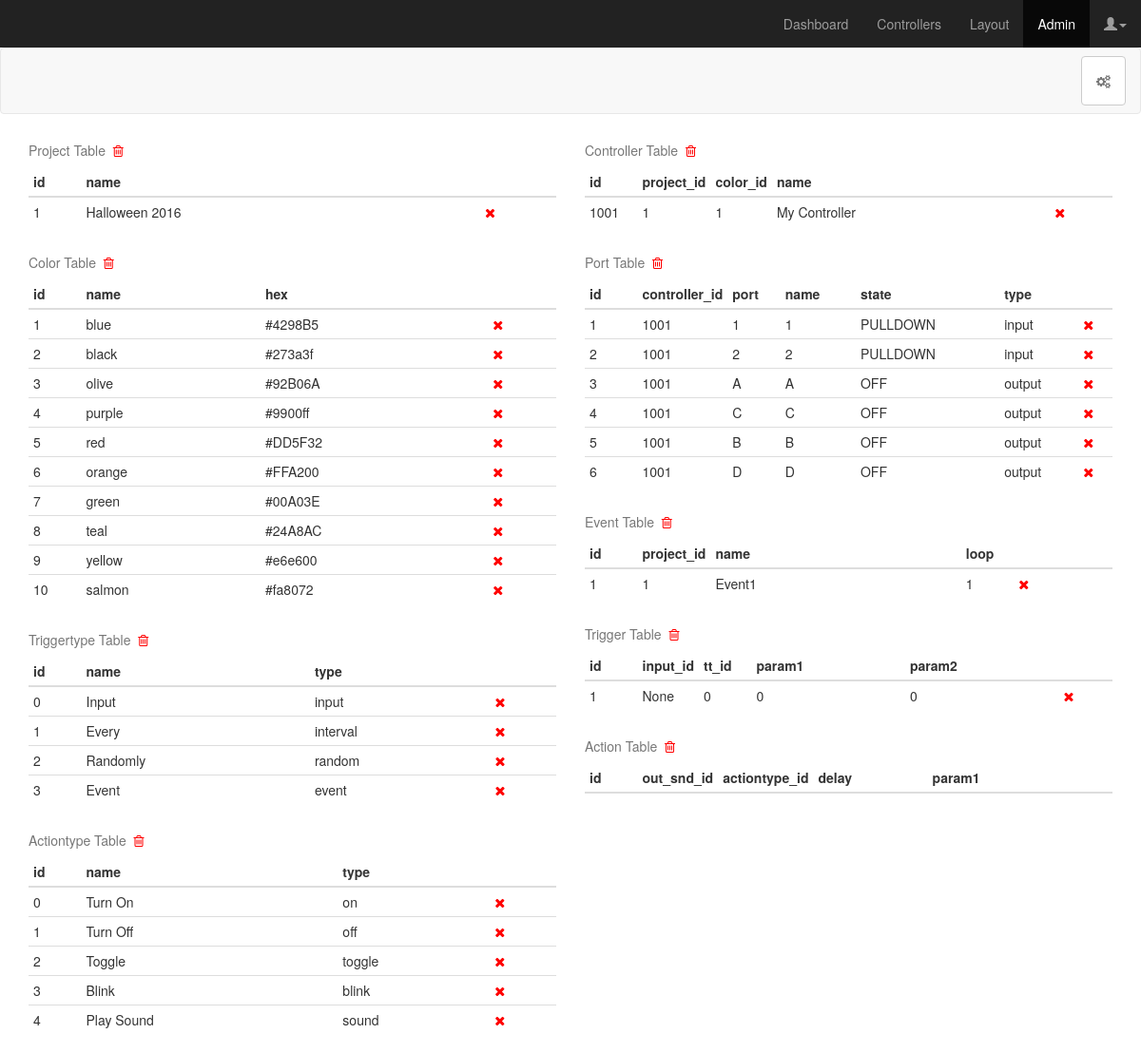
The page /admin on the database its author committed.
### app/models.py (models this page shows, shortened)
class Project(db.Model):
	id = db.Column(db.Integer, primary_key=True)
	name = db.Column(db.String(49), unique=True)
	controller = db.relationship('Controller', backref='controlelr', lazy='dynamic')
	event = db.relationship('Event', backref='event', lazy='dynamic')
	@property
	def serialize(self):
		return{
			'id': self.id,
			'name': self.name
		}

class Color(db.Model):
	id = db.Column(db.Integer, primary_key=True)
	name = db.Column(db.String(8))
	hex = db.Column(db.String(8))
	@property
	def serialize(self):
		return{
			'id': self.id,
			'name': self.name,
			'hex': self.hex
		}

class Triggertype(db.Model):
	id = db.Column(db.Integer, primary_key=True)
	type = db.Column(db.String(10))
	name = db.Column(db.String(25))
	@property
	def serialize(self):
		return {
			'id': self.id,
			'name': self.name,
			'type': self.type
		}

class Actiontype(db.Model):
	id = db.Column(db.Integer, primary_key=True)
	type = db.Column(db.String(10))
	name = db.Column(db.String(25))
	@property
	def serialize(self):
		return{
			'id': self.id,
			'name': self.name,
			'type': self.type
		}

class Controller(db.Model):
	id = db.Column(db.Integer, primary_key=True)
	project_id = db.Column(db.Integer, db.ForeignKey('project.id'))
	color_id = db.Column(db.Integer, db.ForeignKey('color.id'))
	name = db.Column(db.String(25), unique=True)
	ports = db.relationship('Port', backref='controller')
	def get_port(self, port):
		try:
			for p in self.ports:
				if p.port == port:
					return p
			NotFound = namedtuple('NotFound', 'id name state')
			p = NotFound(id='<NOT_FOUND>', name='<NOT_FOUND>', state='<NOT_FOUND>')
			return p
		except:
			return 0
	@property
	def serialize(self):
		return {
			'controller_id': self.id,
			'project_id': self.project_id,
			'controllername': self.name,
			'controllercolor': self.color_id,
			'input1_id': self.get_port('1').id,
			'input1name': self.get_port('1').name,
			'input1state': self.get_port('1').state,
			'input2_id': self.get_port('2').id,
			'input2name': self.get_port('2').name,
			'input2state': self.get_port('2').state,
			'outputA_id': self.get_port('A').id,
			'outputAname': self.get_port('A').name,
			'outputAstate': self.get_port('A').state,
			'outputB_id': self.get_port('B').id,
			'outputBname': self.get_port('B').name,
			'outputBstate': self.get_port('B').state,
			'outputC_id': self.get_port('C').id,
			'outputCname': self.get_port('C').name,
			'outputCstate': self.get_port('C').state,
			'outputD_id': self.get_port('D').id,
			'outputDname': self.get_port('D').name,
			'outputDstate': self.get_port('D').state,
		}

class Port(db.Model):
	id = db.Column(db.Integer, primary_key=True)
	controller_id = db.Column(db.Integer, db.ForeignKey('controller.id'))
	port = db.Column(db.String(2))
	name = db.Column(db.String(25))
	state = db.Column(db.String(10))
	type = db.Column(db.String(8))
	@property
	def serialize(self):
		return {
			'id': self.id,
			'cid': self.controller_id,
			'cname': self.controller.name,
			'port': self.port,
			'name': self.name,
			'state': self.state,
			'type': self.type,
			'color_id': self.controller.color_id
		}

class Event(db.Model):
	id = db.Column(db.Integer, primary_key=True)
	project_id = db.Column(db.Integer, db.ForeignKey('project.id'))
	name = db.Column(db.String(24))
	loop = db.Column(db.Integer, default=1)
	triggers = db.relationship(
		'Trigger',
		secondary = event_triggers,
		primaryjoin = 'event_triggers.c.event_id == Event.id',
		secondaryjoin = 'event_triggers.c.trigger_id == Trigger.id',
		backref = db.backref('events', lazy='dynamic'),
		lazy = 'dynamic')
	actions = db.relationship(
		'Action',
		secondary = event_actions,
		backref = db.backref('events', lazy='dynamic'),
		lazy = 'dynamic')
	@property
	def serialize(self):
		return {
			'id': self.id,
			'project_id': self.project_id,
			'name': self.name,
			'loop': self.loop,
			'triggers': self.serialize_triggers,
			'actions': self.serialize_actions
		}
	@property
	def serialize_triggers(self):
		return [item.serialize for item in self.triggers]
	@property
	def serialize_actions(self):
		return [item.serialize for item in self.actions]

class Trigger(db.Model):
	id = db.Column(db.Integer, primary_key=True)
	input_id = db.Column(db.Integer, db.ForeignKey('port.id'))
	triggertype_id = db.Column(db.Integer, db.ForeignKey('triggertype.id'), default=0)
	param1 = db.Column(db.String(8), default='0')
	param2 = db.Column(db.String(8), default='0')
	@property
	def serialize(self):
		return{
			'id': self.id,
			'input_id': self.input_id,
			'tt_id': self.triggertype_id,
			'param1': self.param1,
			'param2': self.param2
		}

### app/views.py (the view)
@app.route('/admin')
def admin():
	return render_template('admin.html',
		title='Admin',
		projects=[p.serialize for p in Project.query.all()],
		ports=[p.serialize for p in Port.query.all()],
		triggertypes=[tt.serialize for tt in Triggertype.query.all()],
		actiontypes=[at.serialize for at in Actiontype.query.all()],
		actions=[a.serialize for a in Action.query.all()],
		triggers=[t.serialize for t in Trigger.query.all()],
		controllers=[c.serialize for c in Controller.query.all()],
		events=[e.serialize for e in Event.query.all()],
		colors=[c.serialize for c in Color.query.all()]
	)

### app/templates/admin.html (shortened to what this page needs)
{% extends "base.html" %}
{% block content %}
<link href="static/css/admin.css" rel="stylesheet">
<nav class="navbar navbar-default">
  <div class="container-fluid">
    <div class="collapse navbar-collapse" id="navbar-collapse-1">
      <ul class="nav navbar-nav navbar-right">
        <li>
        	<a class="btn btn-default navbar-btn" href="init_setup" role="button">
        	  <i class="fa fa-cogs"></i>
        	</a>
        </li>
      </ul>
    </div>
  </div>
</nav>
<div class="container">
  <div class="row">
    <div class="col-xs-6">
      <table class="table table-condensed">
        <caption>Project Table&nbsp;&nbsp;<i class="fa fa-trash-o" id="project" style="color:red;"></caption>
        <thead>
          <tr>
            <th class="id">id</th>
            <th>name</th>
            <th>&nbsp;</th>
          </tr>
        </thead>
        <tbody>
          {% for p in projects %}
          <tr>
            <td class="id">{{ p.id }}</td>
            <td>{{ p.name }}</td>
            <td><i class="fa fa-times" id="project-{{ p.id }}" style="color:red;"></td>
          </tr>
          {% endfor %}
        </tbody>
      </table>
      <table class="table table-condensed">
        <caption>Color Table&nbsp;&nbsp;<i class="fa fa-trash-o" id="color" style="color:red;"></caption>
        <thead>
          <tr>
            <th class="id">id</th>
            <th>name</th>
            <th>hex</th>
            <th>&nbsp;</th>
          </tr>
        </thead>
        <tbody>
          {% for c in colors %}
          <tr>
            <td class="id">{{ c.id }}</td>
            <td>{{ c.name }}</td>
            <td>{{ c.hex }}</td>
            <td><i class="fa fa-times" id="color-{{ c.id }}" style="color:red;"></td>
          </tr>
          {% endfor %}
        </tbody>
      </table>
      <table class="table table-condensed">
        <caption>Triggertype Table&nbsp;&nbsp;<i class="fa fa-trash-o" id="triggertype" style="color:red;"></caption>
        <thead>
          <tr>
            <th class="id">id</th>
            <th>name</th>
            <th>type</th>
            <th>&nbsp;</th>
          </tr>
        </thead>
        <tbody>
          {% for tt in triggertypes %}
          <tr>
            <td class="id">{{ tt.id }}</td>
            <td>{{ tt.name }}</td>
            <td>{{ tt.type }}</td>
            <td><i class="fa fa-times" id="triggertype-{{ tt.id }}" style="color:red;"></td>
          </tr>
          {% endfor %}
        </tbody>
      </table>
      <table class="table table-condensed">
        <caption>Actiontype Table&nbsp;&nbsp;<i class="fa fa-trash-o" id="actiontype" style="color:red;"></caption>
        <thead>
          <tr>
            <th class="id">id</th>
            <th>name</th>
            <th>type</th>
            <th>&nbsp;</th>
          </tr>
        </thead>
        <tbody>
          {% for a in actiontypes %}
          <tr>
            <td class="id">{{ a.id }}</td>
            <td>{{ a.name }}</td>
            <td>{{ a.type }}</td>
            <td><i class="fa fa-times" id="actiontype-{{ a.id }}" style="color:red;"></td>
          </tr>
          {% endfor %}
        </tbody>
      </table>
    </div>
    <div class="col-xs-6">
      <table class="table table-condensed">
        <caption>Controller Table&nbsp;&nbsp;<i class="fa fa-trash-o" id="controller" style="color:red;"></caption>
        <thead>
          <tr>
            <th class="id">id</th>
            <th class="id">project_id</th>
            <th class="id">color_id</th>
            <th>name</th>
            <th>&nbsp;</th>
          </tr>
        </thead>
        <tbody>
          {% for c in controllers %}
          <tr>
            <td class="id">{{ c.controller_id }}</td>
            <td class="id">{{ c.project_id }}</td>
            <td class="id">{{ c.controllercolor }}</td>
            <td>{{ c.controllername }}</td>
            <td><i class="fa fa-times" id="controller-{{ c.controller_id }}" style="color:red;"></td>
          </tr>
          {% endfor %}
        </tbody>
      </table>
      <table class="table table-condensed">
        <caption>Port Table&nbsp;&nbsp;<i class="fa fa-trash-o" id="port" style="color:red;"></caption>
        <thead>
          <tr>
            <th class="id">id</th>
            <th class="id">controller_id</th>
            <th class="id">port</th>
            <th>name</th>
            <th>state</th>
            <th>type</th>
            <th>&nbsp;</th>
          </tr>
        </thead>
        <tbody>
          {% for p in ports %}
          <tr>
            <td class="id">{{ p.id }}</td>
            <td class="id">{{ p.cid }}</td>
            <td class="id">{{ p.port }}</td>
            <td>{{ p.name }}</td>
            <td>{{ p.state }}</td>
            <td>{{ p.type }}</td>
            <td><i class="fa fa-times" id="port-{{ p.id }}" style="color:red;"></td>
          </tr>
          {% endfor %}
        </tbody>
      </table>
      <table class="table table-condensed">
        <caption>Event Table&nbsp;&nbsp;<i class="fa fa-trash-o" id="event" style="color:red;"></caption>
        <thead>
          <tr>
            <th class="id">id</th>
            <th class="id">project_id</th>
            <th>name</th>
            <th class="id">loop</th>
            <th>&nbsp;</th>
          </tr>
        </thead>
        <tbody>
          {% for e in events %}
          <tr>
            <td class="id">{{ e.id }}</td>
            <td class="id">{{ e.project_id }}</td>
            <td>{{ e.name }}</td>
            <td class="id">{{ e.loop }}</td>
            <td><i class="fa fa-times" id="event-{{ e.id }}" style="color:red;"></td>
          </tr>
          {% endfor %}
        </tbody>
      </table>
      <table class="table table-condensed">
        <caption>Trigger Table&nbsp;&nbsp;<i class="fa fa-trash-o" id="trigger" style="color:red;"></caption>
        <thead>
          <tr>
            <th class="id">id</th>
            <th class="id">input_id</th>
            <th class="id">tt_id</th>
            <th>param1</th>
            <th>param2</th>
            <th>&nbsp;</th>
          </tr>
        </thead>
        <tbody>
          {% for t in triggers %}
          <tr>
            <td class="id">{{ t.id }}</td>
            <td class="id">{{ t.input_id }}</td>
            <td class="id">{{ t.tt_id }}</td>
            <td>{{ t.param1 }}</td>
            <td>{{ t.param2 }}</td>
            <td><i class="fa fa-times" id="trigger-{{ t.id }}" style="color:red;"></td>
          </tr>
          {% endfor %}
        </tbody>
      </table>
      <table class="table table-condensed">
        <caption>Action Table&nbsp;&nbsp;<i class="fa fa-trash-o" id="action" style="color:red;"></caption>
        <thead>
          <tr>
            <th class="id">id</th>
            <th class="id">out_snd_id</th>
            <th class="id">actiontype_id</th>
            <th>delay</th>
            <th>param1</th>
            <th>&nbsp;</th>
          </tr>
        </thead>
      </table>
    </div>
  </div>
</div>
{% endblock %}

### app/static/css/admin.css (style rules this page uses)
body { padding-top: 50px; }
.id { width: 10%; }

### rows shown on the page
Project: id "1", name "Halloween 2016"
Color: id "1", name "blue", hex "#4298B5"
Color: id "2", name "black", hex "#273a3f"
Color: id "3", name "olive", hex "#92B06A"
Color: id "4", name "purple", hex "#9900ff"
Color: id "5", name "red", hex "#DD5F32"
Color: id "6", name "orange", hex "#FFA200"
Color: id "7", name "green", hex "#00A03E"
Color: id "8", name "teal", hex "#24A8AC"
Color: id "9", name "yellow", hex "#e6e600"
Color: id "10", name "salmon", hex "#fa8072"
Triggertype: id "0", name "Input", type "input"
Triggertype: id "1", name "Every", type "interval"
Triggertype: id "2", name "Randomly", type "random"
Triggertype: id "3", name "Event", type "event"
Actiontype: id "0", name "Turn On", type "on"
Actiontype: id "1", name "Turn Off", type "off"
Actiontype: id "2", name "Toggle", type "toggle"
Actiontype: id "3", name "Blink", type "blink"
Actiontype: id "4", name "Play Sound", type "sound"
Controller: controller_id "1001", controllername "My Controller"
Port: cid "1001", state "PULLDOWN", type "input"
Port: cid "1001", state "PULLDOWN", type "input"
Port: cid "1001", state "OFF", type "output"
Port: cid "1001", state "OFF", type "output"
Port: cid "1001", state "OFF", type "output"
Port: cid "1001", state "OFF", type "output"
Event: id "1", project_id "1", name "Event1", loop "1"
Trigger: id "1", input_id "None", tt_id "0", param1 "0", param2 "0"

### other values the page prints
{{ c.project_id }} "1"
{{ c.controllercolor }} "1"
{{ p.id }} "1" "2" "3" "4" "5" "6"
{{ p.port }} "1" "2" "A" "C" "B" "D"
{{ p.name }} "1" "2" "A" "C" "B" "D"
